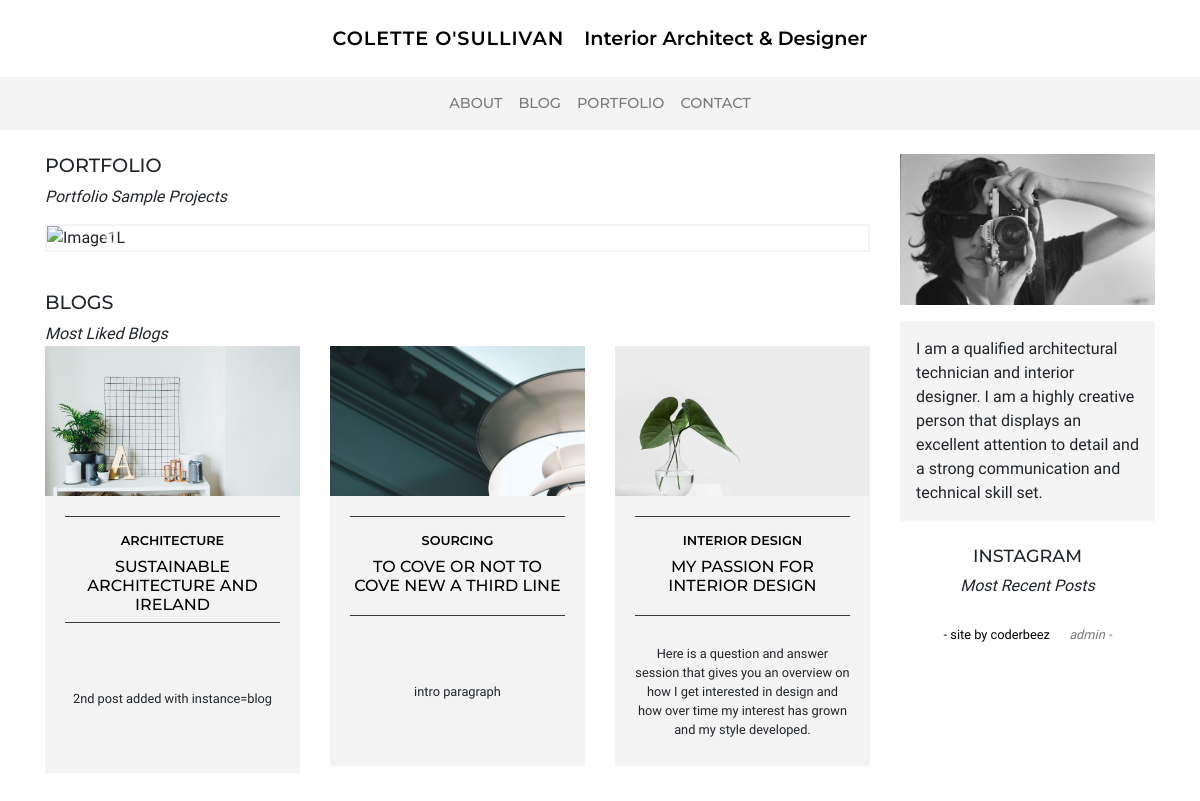
The page / on the database its author committed.
### blog/models.py (models this page shows, shortened)
class Blog(models.Model):
    category = models.ForeignKey('Category', on_delete=models.CASCADE, related_name='blogs') # no null !!!
    title = models.CharField(max_length=50) # char blank - no blank
    date = models.DateField(default=timezone.now) # auto
    image = models.ImageField(default='blog_default.jpg', upload_to='blog_images') # image blank
    content = models.TextField(blank=True) # text blank
    order = models.IntegerField(null=True, blank=True) # null ok - should not be required in form!!!
    exclude = models.BooleanField(default=False) # yes no

class Category(models.Model):
    title = models.CharField(max_length=20)

### home/views.py (the view)
# urls.py: path('', views.index, name='index'),
def index(request):
    blogs = Blog.objects.filter(exclude=False).order_by('order')[:3]
    context = {'blogs': blogs}
    return render(request, 'home/index.html', context)

### home/templates/home/index.html (shortened to what this page needs)
{% extends 'base.html' %}
{% load static %}
{% block content%}
<div class="row">
  <section class="col-12 col-md-8 col-lg-9">
<div class="row">
  <div class="col-12">
    <h1>Portfolio</h1>
    <span class="italics">Portfolio Sample Projects</span>
  </div>
</div>
    <div class="row">
      <div class="col-12 p-md-0 p-lg-15">
        <div id="carouselExampleFade" class="carousel slide carousel-fade border-stone" data-ride="carousel">
          <div class="carousel-inner">
            <div class="carousel-item active" data-interval="4000">
              <img src="{% static 'images/landscape1.jpg' %}" class="d-none d-md-block w-100" alt="Image1L">
            </div>
          </div>
          <a class="carousel-control-prev" href="#carouselExampleFade" role="button" data-slide="prev">
            <span class="carousel-control-prev-icon" aria-hidden="true"></span>
          </a>
          <a class="carousel-control-next" href="#carouselExampleFade" role="button" data-slide="next">
            <span class="carousel-control-next-icon" aria-hidden="true"></span>
          </a>
        </div>
      </div>
    </div>
    <div class="row mt-4">
      <div class="col-12">
        <h1>Blogs</h1>
        <span class="italics">Most Liked Blogs</span>
      </div>
    </div>
    <div class="row mb-4">
      {% for blog in blogs %}
      <div class="col-12 d-block d-md-none d-lg-block col-lg-4">
        <div class="card stone rounded-0 border-0 mb-2">
          <div class="height150 background-img" style="background-image: url({{ blog.image.url }})"></div>
                <div class="card-body text-center stone pb-0">
                    <div class="border-top border-bottom border-dark p-0 height100">
                        <a href="{% url 'blog' pk=blog.id %}">
                            <h2 class="font-600 font-8rem mt-3 heading">{{ blog.category.title }}</h2>
                            <h3 class="font-500 font-1rem heading">{{ blog.title }}</h3>
                        </a>
                    </div>
                    <div class="d-flex justify-content-center height150">
                    <small class="align-self-center">{{ blog.content }}</small>
                  </div>
                </div>
        </div>
      </div>
      {% endfor %}
    </div>
  </section>
  <aside class="col-12 col-md-4 col-lg-3">
    <img src="{% static 'images/cos.jpg' %}" class="img-fluid mb-3" alt="portrait">
    <p class="stone p-3 mb-4">I am a qualified architectural technician and interior designer. I am a highly creative
      person that displays an excellent attention to detail and a strong communication and technical skill set.</p>
    <div class="mb-4 text-center">
      <h2>INSTAGRAM</h2>
      <span class="italics">Most Recent Posts</span>
      <link href="https://assets.juicer.io/embed.css" media="all" rel="stylesheet" type="text/css" />
    </div>
    <section class="row mb-3">
      <div class="col-12 text-center">
        <small>
          <a class="mr-3" href="#">- site by coderbeez</a>
          <a class="link" href="{% url 'login' %}">admin -</a>
        </small>
      </div>
    </section>
  </aside>
</div>
{% endblock %}

### static/css/main.css (style rules this page uses)
.heading { color: #000000; }
.font-500 { font-weight: 500; }
.font-600 { font-weight: 600; }
.font-8rem { font-size: .8rem; }
.font-1rem { font-size: 1rem; }
body { font-family: 'Ibarra Real Nova', serif; }
h1, h2, h3, h4, .heading { font-family: 'Montserrat', sans-serif; text-transform: uppercase; }
h1 { font-size: 1.2rem; font-weight: 500; }
h2 { font-size: 1.1rem; font-weight: 500; }
h3 { font-weight: 500; font-size: .9rem; text-align: center; }
a { color: #000000; text-decoration: none; }
.link { text-decoration: none; font-style: italic; color: #787676; }
.border-stone { border: 2px solid rgba(244, 244, 244); }
.stone { background-color: rgba(244, 244, 244, .95); }
.height150 { min-height: 150px; }
.height100 { min-height: 100px; }
.italics { font-style: italic; }
.background-img { background-size: cover !important; background-position: center !important; background-repeat: no-repeat; height: 100%; }
@media (min-width: 992px) { p { font-size: 1rem; } }
@media (min-width: 992px) { .p-lg-15 { padding: 15px !important; } }

### rows shown on the page
Blog: image (picture), category "ARCHITECTURE", title "SUSTAINABLE ARCHITECTURE AND IRELAND", content "2nd post added with instance=blog"
Blog: image (picture), category "SOURCING", title "TO COVE OR NOT TO COVE NEW A THIRD LINE", content "intro paragraph"
Blog: image (picture), category "INTERIOR DESIGN", title "MY PASSION FOR INTERIOR DESIGN", content "Here is a question and answer session that gives you an overview on how I get interested in design and how over time my interest has grown and my style developed."
